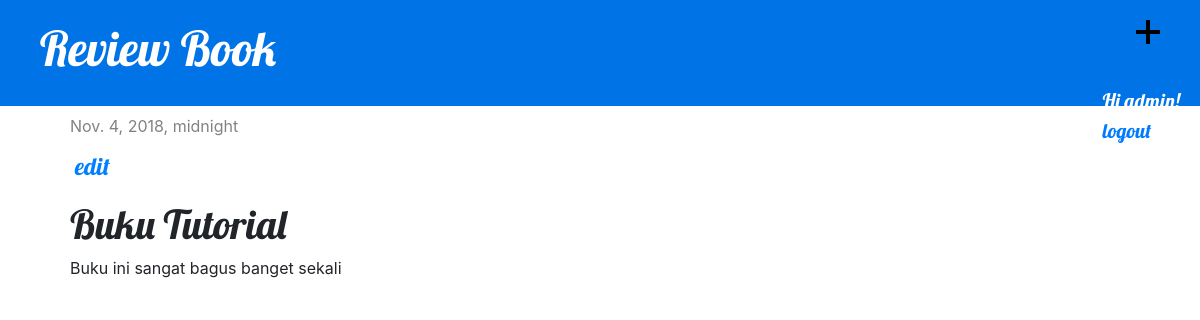
The app's page /post/1/ (signed in) with its own data.
### blog/models.py (models this page shows, shortened)
class Post(models.Model):
    author = models.ForeignKey('auth.User', on_delete=models.CASCADE)
    title = models.CharField(max_length=200)
    text = models.TextField()
    created_date = models.DateTimeField(
            default=timezone.now)
    published_date = models.DateTimeField(
            blank=True, null=True)

### blog/views.py (the view)
# urls.py: path('post/<int:pk>/', views.post_detail, name='post_detail'),
def post_detail(request, pk):
    post = get_object_or_404(Post, pk=pk)
    return render(request, 'post_detail.html', {'post': post})

### blog/templates/post_detail.html
{% extends 'base.html' %}
{% block content %}
    <div class="post">
        {% if post.published_date %}
            <div class="date">
                {{ post.published_date }}
            </div>
        {% endif %}
        {% if user.is_authenticated %}
		     <a href="{% url 'post_edit' pk=post.pk %}"><p id="pEdit">edit<p></a>
		{% endif %}
        <h1>{{ post.title }}</h1>
        <p>{{ post.text|linebreaksbr }}</p>
    </div>
{% endblock %}

### blog/templates/base.html (shortened to what this page needs)
{% load static %}
<html>
    <head>
        <link rel="stylesheet" href="https://maxcdn.bootstrapcdn.com/bootstrap/4.0.0/css/bootstrap.min.css">
        <link href="https://stackpath.bootstrapcdn.com/font-awesome/4.7.0/css/font-awesome.min.css" rel="stylesheet">
        <link rel="stylesheet" href="{% static 'css/blog.css' %}">
    </head>
    <body>
        <div class="page-header">
            {% if user.is_authenticated %}
                <a href="{% url 'post_new' %}" class="top-menu"><svg xmlns="http://www.w3.org/2000/svg" width="24" height="24" viewBox="0 0 24 24"><path d="M24 10h-10v-10h-4v10h-10v4h10v10h4v-10h10z"/></svg></a>
            {% endif %}
            <h1><a href="/">Review Book</a></h1>
            <div id="login" class="text-white p-0">
                {% if user.is_authenticated %}
                  Hi {{ user.username }}!
                  <p><a href="{% url 'logout' %}">logout</a></p>
                {% else %}
                  <p>You are not logged in</p>
                  <a href="{% url 'login' %}">login</a>
                {% endif %}
            </div>
        </div>
        <div class="content container">
            <div class="row">
                <div class="col-md-10 py-2">
                    {% block content %}
                    {% endblock %}
                </div>
            </div>
        </div>
    </body>
</html>

### blog/static/css/blog.css (style rules this page uses)
.page-header { background-color: #0073e6; margin-top: 0; padding: 20px 20px 20px 40px; }
.page-header h1, .page-header h1 a, .page-header h1 a:visited, .page-header h1 a:active { color: #ffffff; font-size: 36pt; text-decoration: none; }
.content { margin-left: 40px; }
h1, h2, h3, h4, #login { font-family: 'Lobster', cursive; }
.date { color: #828282; }
.top-menu, .top-menu:hover, .top-menu:visited { color: #ffffff; float: right; font-size: 26pt; margin-right: 20px; }
.post { margin-bottom: 70px; }
#login { font-size: 20px; float: right; }
#pEdit { font-family: 'Lobster', cursive; color: #0080ff; padding-top: 10px; padding-left: 5px; font-size: 1.5em; }

### records on screen
Post: published_date "Nov. 4, 2018, midnight", title "Buku Tutorial", text "Buku ini sangat bagus banget sekali"

### other values on screen
{{ user.username }} "admin"
